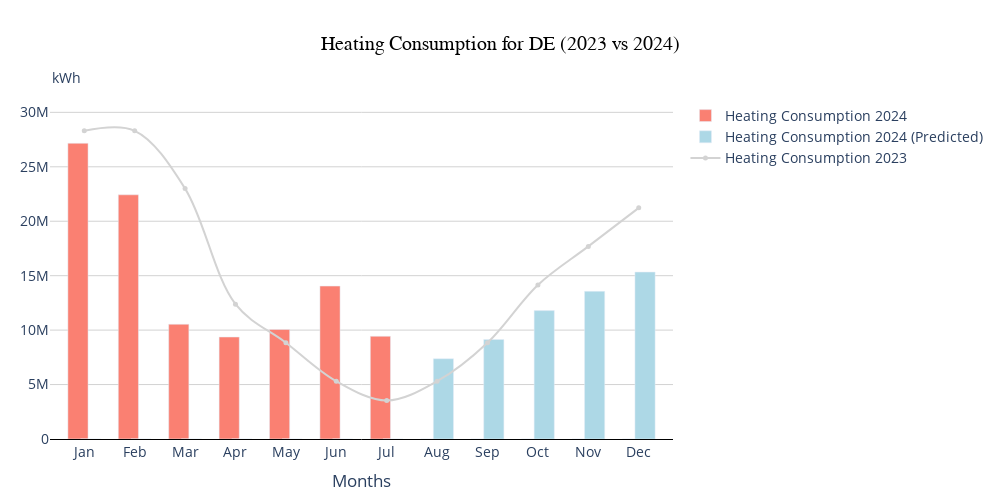

The notebook cell saved with this chart:
### Code cell
import plotly.graph_objects as go
import pandas as pd
import numpy as np

# Function to fill missing months with predictions based on previous data
def generate_predictions(consumption_2024, consumption_2023):
    # Generate predictions for missing months in 2024 using the last known value and trends from 2023
    predictions = []
    last_known_value = None
    
    for i in range(len(consumption_2024)):
        if consumption_2024[i] is not None:
            predictions.append(consumption_2024[i])
            last_known_value = consumption_2024[i]
        else:
            if last_known_value is not None:
                # For prediction, use the average of last known value in 2024 and the corresponding 2023 value
                prediction = (last_known_value + (consumption_2023[i] if consumption_2023[i] is not None else 0)) / 2
                predictions.append(prediction)
            else:
                predictions.append(None)  # If no known value in 2024, keep it as None
    
    return predictions

# Function to plot both 2024 and 2023 data
def plot_country_heating_consumption_with_2023(country_index, df_2024, df_2023):
    # Get the 2024 data
    country_2024 = df_2024.iloc[country_index]
    country_name = country_2024['Country']
    
    # Define months abbreviations
    months = ['Jan', 'Feb', 'Mar', 'Apr', 'May', 'Jun', 'Jul', 'Aug', 'Sep', 'Oct', 'Nov', 'Dec']
    
    # Extract 2024 heating consumption data
    consumption_2024 = [
        country_2024.get('January Value', None),
        country_2024.get('February Value', None),
        country_2024.get('March Value', None),
        country_2024.get('April Value', None),
        country_2024.get('May Value', None),
        country_2024.get('June Value', None),
        country_2024.get('July Value', None),
        country_2024.get('August Value', None),
        country_2024.get('September Value', None),
        country_2024.get('October Value', None),
        country_2024.get('November Value', None),
        country_2024.get('December Value', None)
    ]
    
    # Convert 2024 consumption to floats where available
    consumption_2024 = [float(val.replace(',', '')) if isinstance(val, str) and val else None for val in consumption_2024]

    # Get the 2023 data
    country_2023 = df_2023.iloc[country_index]

    # Extract 2023 heating consumption data (assuming the structure matches 2024 for months)
    consumption_2023 = [
        country_2023.get('January Value', None),
        country_2023.get('February Value', None),
        country_2023.get('March Value', None),
        country_2023.get('April Value', None),
        country_2023.get('May Value', None),
        country_2023.get('June Value', None),
        country_2023.get('July Value', None),
        country_2023.get('August Value', None),
        country_2023.get('September Value', None),
        country_2023.get('October Value', None),
        country_2023.get('November Value', None),
        country_2023.get('December Value', None)
    ]
    
    # Convert 2023 consumption to floats where available
    consumption_2023 = [float(val.replace(',', '')) if isinstance(val, str) and val else None for val in consumption_2023]

    # Multiply by 1000 to convert to kWh
    consumption_2023 = [val * 1000 if val is not None else None for val in consumption_2023]
    
    # Generate predictions for the missing months in 2024
    consumption_2024_predicted = generate_predictions(consumption_2024, consumption_2023)

    # Create the plot
    fig = go.Figure()

    # 2024 Bar chart for actual heating consumption
    fig.add_trace(go.Bar(
        x=months,
        y=[consumption_2024[i] if consumption_2024[i] is not None else 0 for i in range(len(consumption_2024))],
        name='Heating Consumption 2024',
        marker_color='salmon',
        width=0.4
    ))

    # Bar chart for predicted heating consumption for missing months in 2024
    fig.add_trace(go.Bar(
        x=months,
        y=[consumption_2024_predicted[i] if consumption_2024[i] is None else 0 for i in range(len(consumption_2024_predicted))],
        name='Heating Consumption 2024 (Predicted)',
        marker_color='lightblue',
        width=0.4
    ))

    # Spline trace for 2023 data
    fig.add_trace(go.Scatter(
        x=months,
        y=consumption_2023,
        mode='lines+markers',
        name='Heating Consumption 2023',
        line=dict(color='lightgrey', width=2),  # Light grey smooth line
        marker=dict(symbol='circle', size=5, color='lightgrey'),  # Circle bullet points
        line_shape='spline'  # This creates a smooth curve between points
    ))

    # Update the layout
    fig.update_layout(
        title=f'Heating Consumption for {country_name} (2023 vs 2024)',
        title_x=0.5,
        title_font=dict(size=20, color='black', family='Helvetica'),
        xaxis_title='Months',
        yaxis_title_standoff=10,
        plot_bgcolor='white',
        font=dict(size=14),
        width=1000,
        height=500,
        margin=dict(l=50, r=50, t=100, b=50),
        bargap=0.5
    )

    # Adjust the y-axis range to provide a 10% margin above the highest value
    max_consumption = max([val for val in consumption_2024_predicted + consumption_2023 if val is not None], default=0)
    fig.update_yaxes(range=[0, max_consumption * 1.1])

    # Define x-axis line and gridlines
    fig.update_xaxes(showline=True, linecolor='black', linewidth=1, showgrid=False)
    
    # Set up vertical gridlines and y-axis properties
    fig.update_yaxes(showline=False, showgrid=True, gridcolor='lightgrey', gridwidth=1)

    # Annotate the top of the y-axis with 'kWh'
    fig.add_annotation(text="kWh", xref="paper", yref="paper", x=0, y=1.1, showarrow=False, font=dict(size=14))

    # Show the figure
    fig.show()

# Example: Plotting for the second country (index 1)
df_2024 = pd.read_csv('data_2024_new.csv')
df_2023 = pd.read_csv('data_2023_new.csv')
plot_country_heating_consumption_with_2023(1, df_2024, df_2023)

### Figure 1 — Plotly figure (JSON) as saved in the notebook; plotly's stock layout.template omitted (floating-point values rounded to 4 significant figures)
{"data": [{"marker": {"color": "salmon"}, "name": "Heating Consumption 2024", "type": "bar", "width": 0.4, "x": ["Jan", "Feb", "Mar", "Apr", "May", "Jun", "Jul", "Aug", "Sep", "Oct", "Nov", "Dec"], "y": [27158118, 22426703, 10538061, 9365384, 10061521, 14044455, 9433463, 0, 0, 0, 0, 0]}, {"marker": {"color": "lightblue"}, "name": "Heating Consumption 2024 (Predicted)", "type": "bar", "width": 0.4, "x": ["Jan", "Feb", "Mar", "Apr", "May", "Jun", "Jul", "Aug", "Sep", "Oct", "Nov", "Dec"], "y": [0, 0, 0, 0, 0, 0, 0, 7370000.0, 9139000.0, 11790000.0, 13560000.0, 15330000.0]}, {"line": {"color": "lightgrey", "shape": "spline", "width": 2}, "marker": {"color": "lightgrey", "size": 5, "symbol": "circle"}, "mode": "lines+markers", "name": "Heating Consumption 2023", "type": "scatter", "x": ["Jan", "Feb", "Mar", "Apr", "May", "Jun", "Jul", "Aug", "Sep", "Oct", "Nov", "Dec"], "y": [28304480, 28304480, 22997390, 12383210, 8845150, 5307090, 3538060, 5307090, 8845150, 14152240, 17690300, 21228360]}], "layout": {"annotations": [{"font": {"size": 14}, "showarrow": false, "text": "kWh", "x": 0, "xref": "paper", "y": 1.1, "yref": "paper"}], "bargap": 0.5, "font": {"size": 14}, "height": 500, "margin": {"b": 50, "l": 50, "r": 50, "t": 100}, "plot_bgcolor": "white", "title": {"font": {"color": "black", "family": "Helvetica", "size": 20}, "text": "Heating Consumption for DE (2023 vs 2024)", "x": 0.5}, "width": 1000, "xaxis": {"linecolor": "black", "linewidth": 1, "showgrid": false, "showline": true, "title": {"text": "Months"}}, "yaxis": {"gridcolor": "lightgrey", "gridwidth": 1, "range": [0, 31130000.0], "showgrid": true, "showline": false, "title": {"standoff": 10}}}}
